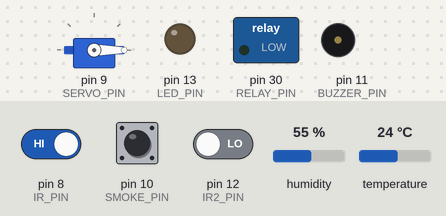
Recording of a sketch running on a simulated Arduino Mega 2560, built with avr-gcc and run on an emulated ATmega2560. On the bench: servo, switched loads named in the sketch (green lamp = pin HIGH), output pins drawn as LEDs (lit = HIGH), buzzer (waves = sounding). The inputs (shaded band) are chosen by the test bench; at power-on: temperature 24 °C, pin 8 (IR_PIN) HIGH, pin 10 (SMOKE_PIN) HIGH, pin 12 (IR2_PIN) LOW, humidity 55 %.

Above: at 1.2 s.
1.3 s: temperature set to 21 °C
3.2 s: temperature set to 18 °C
At 5.2 s:
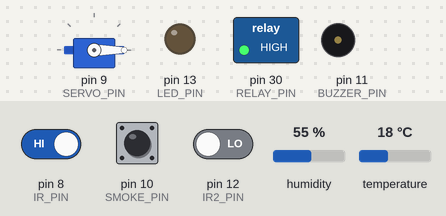
5.5 s: pin 8 (IR_PIN) driven LOW
At 6.7 s:
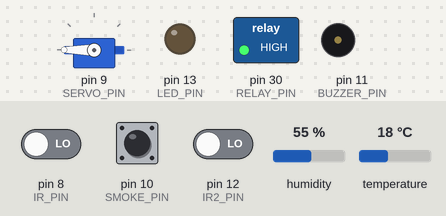
7.1 s: pin 10 (SMOKE_PIN) pulled LOW for 0.25 s
At 7.39 s:
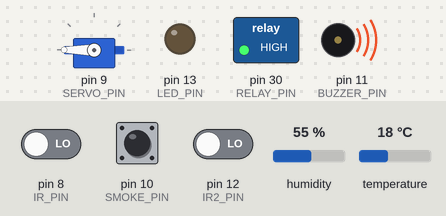
8.9 s: pin 12 (IR2_PIN) driven HIGH
At 9.7 s:
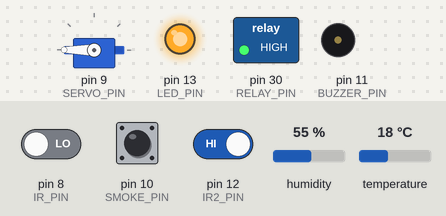
10.4 s: pin 10 (SMOKE_PIN) pulled LOW for 1 s
At 11.3 s:
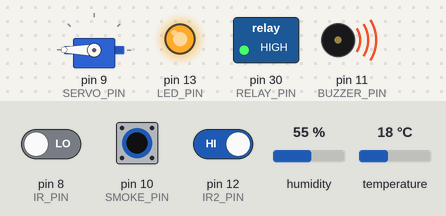
Timing chart, 0 to 13.4 s (numbered marks = the images above; inputs shaded):
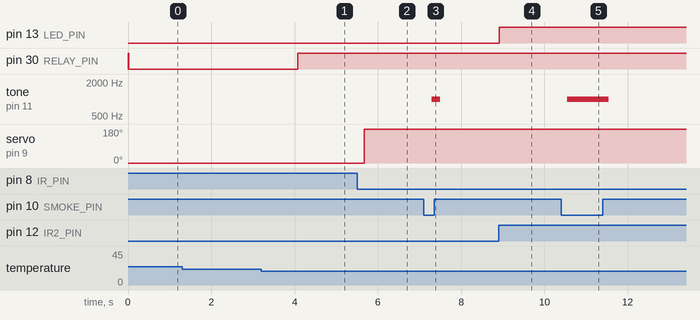

The sketch:

HomeAutomation_Complete.ino
```cpp
#include <DHT.h>
#include <Servo.h>

#define DHT_PIN 7
#define DHT_TYPE DHT11
#define RELAY_PIN 30
#define IR_PIN 8
#define SERVO_PIN 9
#define SMOKE_PIN 10
#define BUZZER_PIN 11
#define IR2_PIN 12
#define LED_PIN 13

DHT dht(DHT_PIN, DHT_TYPE);
Servo doorServo;

float tempThreshold = 20.0;
bool doorOpened = false;

void setup() {
  pinMode(RELAY_PIN, OUTPUT);
  pinMode(IR_PIN, INPUT);
  pinMode(SMOKE_PIN, INPUT);
  pinMode(BUZZER_PIN, OUTPUT);
  pinMode(IR2_PIN, INPUT);
  pinMode(LED_PIN, OUTPUT);

  digitalWrite(RELAY_PIN, HIGH);
  digitalWrite(LED_PIN, LOW);

  dht.begin();
  doorServo.attach(SERVO_PIN);
  doorServo.write(0);
}

void loop() {

  if (digitalRead(IR_PIN) == LOW && !doorOpened) {
    doorServo.write(180);
    doorOpened = true;
  }

  float temperature = dht.readTemperature();

  if (!isnan(temperature)) {
    if (temperature >= tempThreshold)
      digitalWrite(RELAY_PIN, LOW);
    else
      digitalWrite(RELAY_PIN, HIGH);
  }

  if (digitalRead(SMOKE_PIN) == LOW)
    tone(BUZZER_PIN, 1000);
  else
    noTone(BUZZER_PIN);

  if (digitalRead(IR2_PIN) == HIGH)
    digitalWrite(LED_PIN, HIGH);
  else
    digitalWrite(LED_PIN, LOW);

  delay(200);
}
```

Measured:
- the behaviour switches between 20 and 19 °C on temperature (found by bisection; images 0 and 1)
- after the input at 1.3 s, every drawn part: stays the same
- after the input at 3.2 s, pin 30 (RELAY_PIN): LOW → HIGH after 0.87 s
- after the input at 5.5 s, servo on pin 9 (SERVO_PIN): 0° → 180° after 0.17 s
- after the input at 7.1 s, tone on pin 11 (BUZZER_PIN): silent → 1000 Hz after 0.20 s, → silent 0.20 s later
- after the input at 8.9 s, pin 13 (LED_PIN): LOW → HIGH at once
- after the input at 10.4 s, tone on pin 11 (BUZZER_PIN): silent → 1000 Hz after 0.14 s, → silent 1.0 s later
